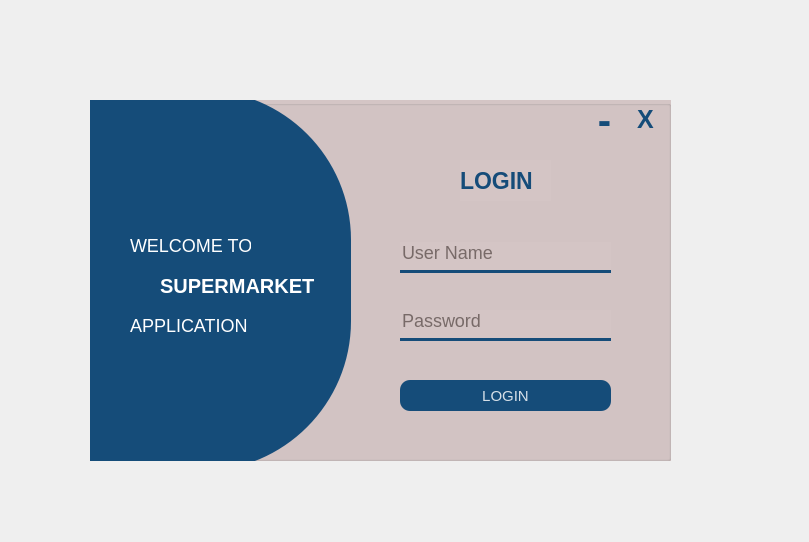
<?xml version="1.0" encoding="UTF-8"?>
<ui version="4.0">
 <class>Form</class>
 <widget class="QWidget" name="Form">
  <property name="geometry">
   <rect>
    <x>0</x>
    <y>0</y>
    <width>809</width>
    <height>542</height>
   </rect>
  </property>
  <property name="windowTitle">
   <string>Form</string>
  </property>
  <widget class="QGroupBox" name="groupBox">
   <property name="geometry">
    <rect>
     <x>90</x>
     <y>100</y>
     <width>581</width>
     <height>361</height>
    </rect>
   </property>
   <property name="styleSheet">
    <string notr="true">background-color:#d4c5c5;</string>
   </property>
   <property name="title">
    <string/>
   </property>
   <widget class="QLabel" name="label">
    <property name="geometry">
     <rect>
      <x>-460</x>
      <y>-10</y>
      <width>721</width>
      <height>381</height>
     </rect>
    </property>
    <property name="styleSheet">
     <string notr="true">background-color: #154c79;
/*padding: 10px;*/
border-radius:150%;</string>
    </property>
    <property name="text">
     <string/>
    </property>
   </widget>
   <widget class="QLabel" name="label_2">
    <property name="geometry">
     <rect>
      <x>40</x>
      <y>130</y>
      <width>121</width>
      <height>31</height>
     </rect>
    </property>
    <property name="styleSheet">
     <string notr="true">color: #fff;
font: mnonspace;
font-size: 18px;
background-color: #154c79;</string>
    </property>
    <property name="text">
     <string>WELCOME TO</string>
    </property>
   </widget>
   <widget class="QLabel" name="label_3">
    <property name="geometry">
     <rect>
      <x>70</x>
      <y>170</y>
      <width>171</width>
      <height>31</height>
     </rect>
    </property>
    <property name="styleSheet">
     <string notr="true">color: #fff;
font: bold;
font-size: 20px;
background-color: #154c79;</string>
    </property>
    <property name="text">
     <string>SUPERMARKET</string>
    </property>
   </widget>
   <widget class="QLabel" name="label_4">
    <property name="geometry">
     <rect>
      <x>40</x>
      <y>210</y>
      <width>151</width>
      <height>31</height>
     </rect>
    </property>
    <property name="styleSheet">
     <string notr="true">color: #fff;
font: mnonspace;
font-size: 18px;
background-color: #154c79;</string>
    </property>
    <property name="text">
     <string>APPLICATION</string>
    </property>
   </widget>
   <widget class="QLabel" name="label_5">
    <property name="geometry">
     <rect>
      <x>370</x>
      <y>60</y>
      <width>91</width>
      <height>41</height>
     </rect>
    </property>
    <property name="styleSheet">
     <string notr="true">color: #154c79;
font-size: 23px;
font : bold;</string>
    </property>
    <property name="text">
     <string>LOGIN</string>
    </property>
   </widget>
   <widget class="QLineEdit" name="user_name">
    <property name="geometry">
     <rect>
      <x>310</x>
      <y>142</y>
      <width>211</width>
      <height>31</height>
     </rect>
    </property>
    <property name="styleSheet">
     <string notr="true">border: none;
border-bottom: 3px solid #154c79;
color: #1c100b;
padding-bottom: 7px;
font-size: 18px;</string>
    </property>
    <property name="placeholderText">
     <string>User Name</string>
    </property>
   </widget>
   <widget class="QLineEdit" name="passwd">
    <property name="geometry">
     <rect>
      <x>310</x>
      <y>210</y>
      <width>211</width>
      <height>31</height>
     </rect>
    </property>
    <property name="styleSheet">
     <string notr="true">border: none;
border-bottom: 3px solid #154c79;
color: #1c100b;
padding-bottom: 7px;
font-size: 18px;</string>
    </property>
    <property name="echoMode">
     <enum>QLineEdit::Password</enum>
    </property>
    <property name="placeholderText">
     <string>Password</string>
    </property>
   </widget>
   <widget class="QPushButton" name="login_btn">
    <property name="geometry">
     <rect>
      <x>310</x>
      <y>280</y>
      <width>211</width>
      <height>31</height>
     </rect>
    </property>
    <property name="styleSheet">
     <string notr="true">QPushButton#login_btn{
	background-color : #154c79;
	color: rgba(255 , 255, 255, 210);
	border-radius: 10px;
	font-size: 15px;
}
QPushButton#login_btn:hover{
	background-color : rgba(0, 21, 76, 200);
	color: rgba(255 , 255, 255, 210);
	border-radius: 10px;
	font-size: 15px;
}
QPushButton#login_btn:pressed{
	background-color : rgba(0, 21, 76, 200);
	color: rgba(255 , 255, 255, 210);
	border-radius: 13px;
	font-size: 15px;
	padding-top: 2px;
}

</string>
    </property>
    <property name="text">
     <string>LOGIN</string>
    </property>
   </widget>
   <widget class="QPushButton" name="close_btn">
    <property name="geometry">
     <rect>
      <x>535</x>
      <y>4</y>
      <width>41</width>
      <height>31</height>
     </rect>
    </property>
    <property name="styleSheet">
     <string notr="true">QPushButton#close_btn{
	border-style: none;
	color : #154c79;
	font: bold;
	font-size: 25px;	
	background-color: rgba(0,0,0,0);
}
QPushButton#close_btn:pressed{
		padding-top: 5px;
}</string>
    </property>
    <property name="text">
     <string>X</string>
    </property>
   </widget>
   <widget class="QPushButton" name="minimize_btn">
    <property name="geometry">
     <rect>
      <x>494</x>
      <y>4</y>
      <width>41</width>
      <height>31</height>
     </rect>
    </property>
    <property name="styleSheet">
     <string notr="true">QPushButton#minimize_btn{
	border-style: none;
	color : #154c79;
	font: bold;
	font-size:40px;	
	background-color: rgba(0,0,0,0);
}
QPushButton#minimize_btn:pressed{
		padding-top: 5px;
}</string>
    </property>
    <property name="text">
     <string>-</string>
    </property>
   </widget>
  </widget>
 </widget>
 <resources/>
 <connections/>
</ui>
